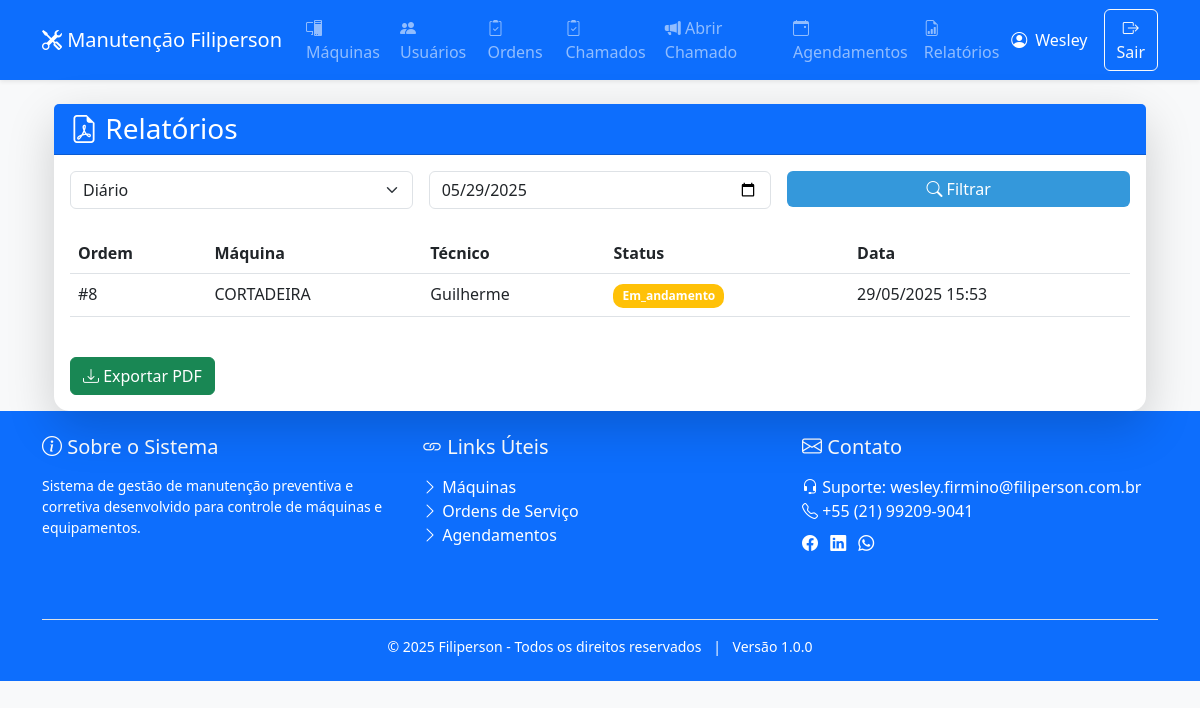
/reports.php (signed in), run on the app's committed database.
### tables this page shows
CREATE TABLE `service_orders` (
  `id` int NOT NULL AUTO_INCREMENT,
  `machine_id` int NOT NULL,
  `type` enum('preventiva','corretiva','preditiva') NOT NULL,
  `work_type` varchar(20) NOT NULL,
  `description` text,
  `status` enum('aberta','em_andamento','concluida') DEFAULT 'aberta',
  `scheduled_at` datetime DEFAULT NULL,
  `planned_end_at` datetime DEFAULT NULL COMMENT 'Data/Hora prevista para término da OS',
  `created_at` datetime DEFAULT CURRENT_TIMESTAMP,
  `scheduled_date` date DEFAULT NULL,
  `completed_date` date DEFAULT NULL,
  `user_id` int DEFAULT NULL,
  `requester_name` varchar(255) DEFAULT NULL,
  `department` varchar(100) NOT NULL,
  `priority` enum('baixa','media','alta') DEFAULT 'media',
  PRIMARY KEY (`id`),
  KEY `machine_id` (`machine_id`),
  KEY `user_id` (`user_id`),
  CONSTRAINT `service_orders_ibfk_1` FOREIGN KEY (`machine_id`) REFERENCES `machines` (`id`),
  CONSTRAINT `service_orders_ibfk_2` FOREIGN KEY (`user_id`) REFERENCES `users` (`id`)
);

CREATE TABLE `machines` (
  `id` int NOT NULL AUTO_INCREMENT,
  `name` varchar(100) NOT NULL,
  `model` varchar(50) DEFAULT NULL,
  `manufacturer` varchar(50) DEFAULT NULL,
  `acquisition_date` date DEFAULT NULL,
  `description` text,
  `created_at` datetime DEFAULT CURRENT_TIMESTAMP,
  `sector` varchar(100) NOT NULL,
  `equipment` varchar(100) NOT NULL,
  `axis` varchar(50) DEFAULT NULL,
  `rotor` varchar(50) DEFAULT NULL,
  `gasket` varchar(50) DEFAULT NULL,
  `motor` varchar(50) DEFAULT NULL,
  `hp` varchar(20) DEFAULT NULL,
  `rpm` varchar(20) DEFAULT NULL,
  `amp` varchar(20) DEFAULT NULL,
  `motor_bearing` varchar(50) DEFAULT NULL,
  PRIMARY KEY (`id`)
);

CREATE TABLE `users` (
  `id` int NOT NULL AUTO_INCREMENT,
  `username` varchar(50) NOT NULL,
  `password` varchar(255) NOT NULL,
  `email` varchar(100) NOT NULL,
  `phone` varchar(20) DEFAULT NULL,
  `role` enum('admin','technician','requester') DEFAULT 'technician',
  `created_at` datetime DEFAULT CURRENT_TIMESTAMP,
  PRIMARY KEY (`id`),
  UNIQUE KEY `username` (`username`)
);

### reports.php (the view, shortened to what this page needs)
<?php
$pdo = Database::getInstance();
$reportType = $_GET['type'] ?? 'daily';
$date = $_GET['date'] ?? date('Y-m-d');
try {
    if ($reportType === 'daily') {
        $stmt = $pdo->prepare("SELECT
            o.*, m.name as machine_name, u.username as technician
            FROM service_orders o
            LEFT JOIN machines m ON o.machine_id = m.id
            LEFT JOIN users u ON o.user_id = u.id
            WHERE DATE(o.created_at) = ?
            ORDER BY o.created_at DESC");
        $stmt->execute([$date]);
    }
    $orders = $stmt->fetchAll();
} catch (PDOException $e) {
    die("Erro ao carregar relatório: " . $e->getMessage());
}
include 'header.php';
?>
<div class="container">
    <div class="card shadow-lg mt-4">
        <div class="card-header bg-primary text-white">
            <h3 class="mb-0"><i class="bi bi-file-earmark-pdf"></i> Relatórios</h3>
        </div>
        <div class="card-body">
            <form method="GET" class="mb-4">
                <div class="row g-3">
                    <div class="col-md-4">
                        <select name="type" class="form-select">
                            <option value="daily" <?= $reportType === 'daily' ? 'selected' : '' ?>>Diário</option>
                        </select>
                    </div>
                    <div class="col-md-4">
                        <input type="date" name="date" class="form-control" value="<?= $date ?>">
                    </div>
                    <div class="col-md-4">
                        <button type="submit" class="btn btn-primary w-100">
                            <i class="bi bi-search"></i> Filtrar
                        </button>
                    </div>
                </div>
            </form>
            <div class="table-responsive">
                <table class="table table-hover">
                    <thead>
                        <tr>
                            <th>Ordem</th>
                            <th>Máquina</th>
                            <th>Técnico</th>
                            <th>Status</th>
                            <th>Data</th>
                        </tr>
                    </thead>
                    <tbody>
                        <?php foreach ($orders as $order): ?>
                            <tr>
                                <td>#<?= $order['id'] ?></td>
                                <td><?= htmlspecialchars($order['machine_name']) ?></td>
                                <td><?= $order['technician'] ?? 'Não atribuído' ?></td>
                                <td>
                                    <span class="badge bg-<?= match($order['status']) {
                                        'aberta' => 'danger',
                                        'em_andamento' => 'warning',
                                        'concluida' => 'success'
                                    } ?>">
                                        <?= ucfirst($order['status']) ?>
                                    </span>
                                </td>
                                <td><?= date('d/m/Y H:i', strtotime($order['created_at'])) ?></td>
                            </tr>
                        <?php endforeach; ?>
                    </tbody>
                </table>
            </div>
            <div class="mt-4">
                <a href="reports.php?type=<?= $reportType ?>&date=<?= $date ?>&export=1"
                   class="btn btn-success">
                    <i class="bi bi-download"></i> Exportar PDF
                </a>
            </div>
        </div>
    </div>
</div>
<?php include 'footer.php'; ?>

### styles.css (style rules this page uses)
:root { --primary-color: #2c3e50; --secondary-color: #3498db; --success-color: #27ae60; --warning-color: #f1c40f; --danger-color: #e74c3c; }
body { background-color: #f8f9fa; min-height: 100vh; }
.card { border: none; border-radius: 15px; transition: transform 0.3s ease; }
.badge { padding: 0.5em 0.75em; border-radius: 10px; }
.btn-primary { background-color: var(--secondary-color); border: none; }

### data on the page
service_orders: id "8", machine.name "CORTADEIRA", user.username "Guilherme", status "Em_andamento", created_at "29/05/2025 15:53"

### other printed values
$_SESSION['username'] "Wesley"
